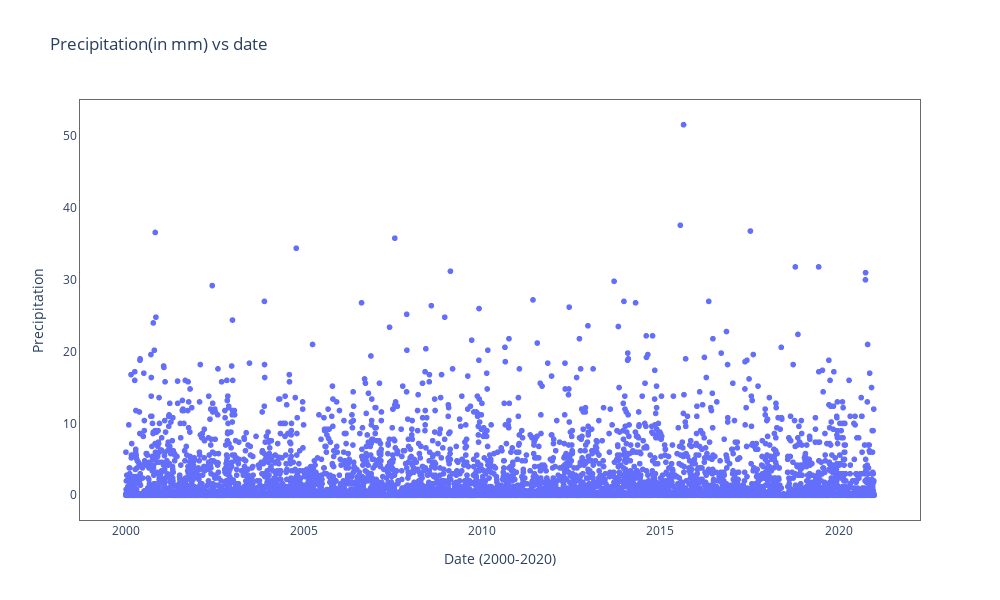

Notebook source saved alongside this figure:
### Markdown cell above
# Precipitation level (mm)

### Code cell
fig = px.scatter(Weather_data_df, x="Date", y="Precipitation",    title = "Precipitation(in mm) vs date")
fig.update_layout(height = 600, width = 1000, plot_bgcolor = 'white')
fig.update_xaxes(title = 'Date (2000-2020)', showgrid = False, linecolor = 'dimgrey', mirror = True)
fig.update_yaxes(title = 'Precipitation', showgrid = False, zeroline = False, linecolor = 'dimgrey', mirror = True)
fig.update_coloraxes(colorbar = dict(title = 'Precipitation(in mm) vs date'))
fig.show()

### Figure 1 — Plotly figure (JSON) as saved in the notebook; plotly's stock layout.template omitted (floating-point values rounded to 4 significant figures; data arrays with more than 128 entries replaced by an {"elided": "..."} marker saying what was removed)
{"data": [{"hovertemplate": "Date=%{x}<br>Precipitation=%{y}<extra></extra>", "legendgroup": "", "marker": {"color": "#636efa", "symbol": "circle"}, "mode": "markers", "name": "", "showlegend": false, "type": "scattergl", "x": {"elided": "7671 str values"}, "xaxis": "x", "y": {"elided": "7671 float values"}, "yaxis": "y"}], "layout": {"coloraxis": {"colorbar": {"title": {"text": "Precipitation(in mm) vs date"}}}, "height": 600, "legend": {"tracegroupgap": 0}, "plot_bgcolor": "white", "title": {"text": "Precipitation(in mm) vs date"}, "width": 1000, "xaxis": {"anchor": "y", "domain": [0, 1], "linecolor": "dimgrey", "mirror": true, "showgrid": false, "title": {"text": "Date (2000-2020)"}}, "yaxis": {"anchor": "x", "domain": [0, 1], "linecolor": "dimgrey", "mirror": true, "showgrid": false, "title": {"text": "Precipitation"}, "zeroline": false}}}
